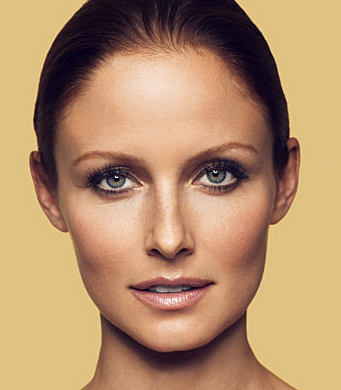
#> input picture resources/face02.jpg, 341 x 390 px
$ python face_detect.py   (older library calls are emulated)
#> lines starting #> are read from the running program, lines starting #| are printed output that depends on the picture; after the words box and inside, x2 and y2 are one past the last pixel; in counts of white or black regions, pixels touching at a corner belong together
__author__ = 'sunary'


import cv2
import os


class FaceDetect():

    def __init__(self):
        self.current_dir = os.path.dirname(__file__)

    def process(self, cascade, nested_cascade, img_file):
#> called with nested_cascade = '/../resources/haarcascade_eye.xml', img_file = '/../resources/face02.jpg'
        cascade = cv2.CascadeClassifier(self.current_dir + cascade)
        nested = cv2.CascadeClassifier(self.current_dir + nested_cascade)

        gray = cv2.imread(self.current_dir + img_file, 0)
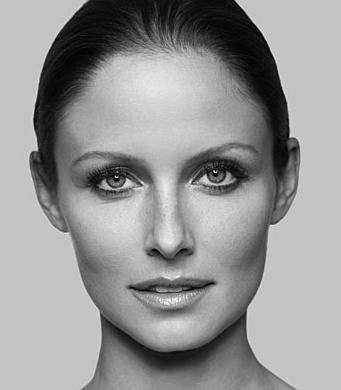
#> gray: shape (390, 341); min 1, max 254, mean 149
        # gray = cv2.cvtColor(img, cv2.COLOR_BGR2GRAY)
        # gray = cv2.equalizeHist(gray)

        face_rects = self.detect(gray, cascade)
#> in detect, `rects = cascade.detectMultiScale(img, scaleFactor=1.3, minNeighbors=4,..`: rects = [[42, 81, 251, 251]]
#> face_rects = [[42, 81, 293, 332]]
        vis = gray.copy()
        self.draw_rects(vis, face_rects, (0, 255, 0))
#> the loop in draw_rects, `for x1, y1, x2, y2 in rects:` made 1 pass
#> after the loop in draw_rects, `for x1, y1, x2, y2 in rects:`:
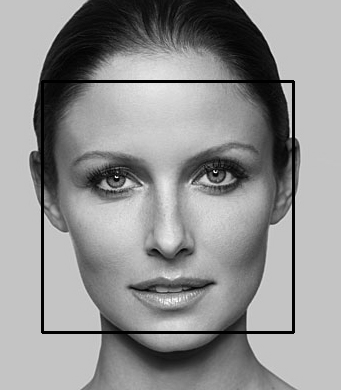
#> img: shape (390, 341); min 0, max 254, mean 145.7
        if not nested.empty():
            for x1, y1, x2, y2 in face_rects:
                face_roi = gray[y1:y2, x1:x2]
                face_vis = vis[y1:y2, x1:x2]
                eyes_rects = self.detect(face_roi.copy(), nested)
                self.draw_rects(face_vis, eyes_rects, (255, 0, 0))
#> this loop made 1 pass
#> (x1, y1, x2, y2, eyes_rects) on pass 1: (42, 81, 293, 332, [[38, 70, 98, 130], [150, 65, 208, 123]])
#> pass 1, in process, `face_roi = gray[y1:y2, x1:x2]`:
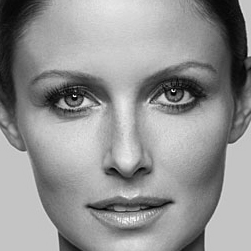
#> face_roi: shape (251, 251); min 1, max 254, mean 146.6
#> pass 1, in process, `face_vis = vis[y1:y2, x1:x2]`:
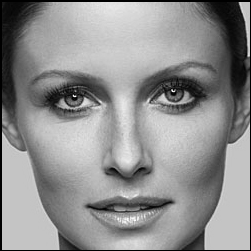
#> face_vis: shape (251, 251); min 0, max 254, mean 143.2
#> after the loop:
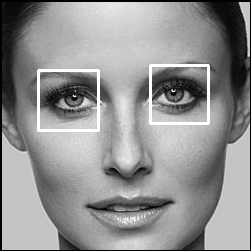
#> face_vis: shape (251, 251); 2.23% of pixels changed, all inside (x1, y1, x2, y2) = (37, 64, 210, 132)

                # [8 lines of commented-out code are left out]

        cv2.imshow('face detect', vis)
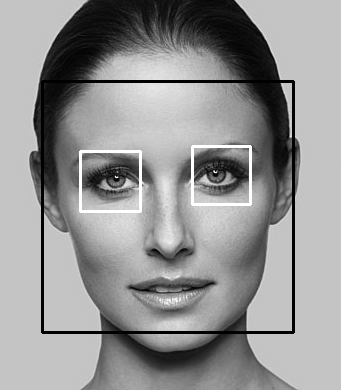
#> window 'face detect': shape (390, 341); min 0, max 255, mean 146.8

    def detect(self, img, cascade):
        rects = cascade.detectMultiScale(img, scaleFactor=1.3, minNeighbors=4, minSize=(30, 30), flags = cv2.CASCADE_SCALE_IMAGE)
        if len(rects) == 0:
            return []
        rects[:, 2:] += rects[:, :2]
        return rects

    def draw_rects(self, img, rects, color):
        for x1, y1, x2, y2 in rects:
            cv2.rectangle(img, (x1, y1), (x2, y2), color, 2)


if __name__ == '__main__':
    face_detect = FaceDetect()
    face_detect.process('/../resources/haarcascade_frontalface_alt.xml',
                        '/../resources/haarcascade_eye.xml',
                        img_file='/../resources/face02.jpg')
    cv2.waitKey(0)
    cv2.destroyAllWindows()

$ run again, with resources/face01.jpg copied over resources/face02.jpg
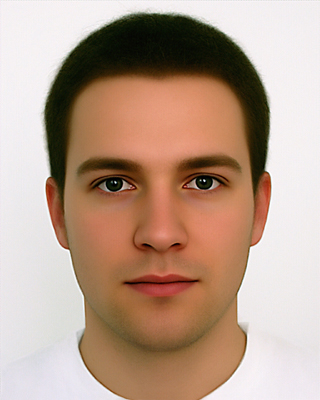
#> input picture resources/face01.jpg, 320 x 400 px
#> rects = [[47, 93, 227, 227]]
#> face_rects = [[47, 93, 274, 320]]
#> the loop in draw_rects, `for x1, y1, x2, y2 in rects:` made 1 pass
#> the loop in process, `for x1, y1, x2, y2 in face_rects:` made 1 pass
#> (x1, y1, x2, y2, eyes_rects) on pass 1: (47, 93, 274, 320, [[124, 60, 180, 116], [36, 63, 91, 118]])
#> after the loop in process, `for x1, y1, x2, y2 in face_rects:`:
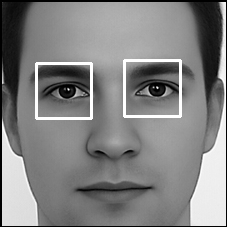
#> face_vis: shape (227, 227); min 0, max 255, mean 130.2
#> in process, `cv2.imshow('face detect', vis)`:
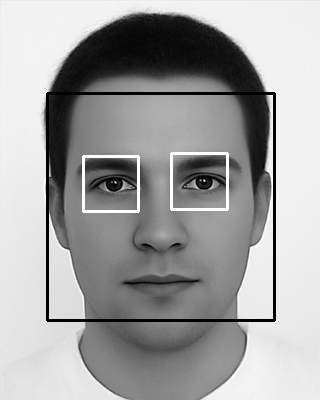
#> window 'face detect': shape (400, 320); min 0, max 255, mean 161.7
